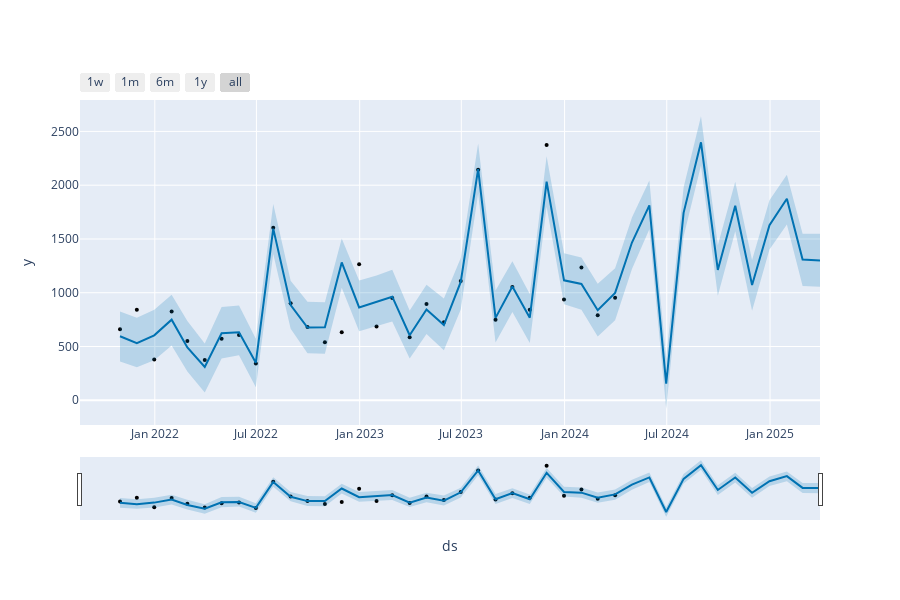

The cell this chart's notebook holds for it:
### Code cell
# Interactive plot
# For monthly data, 1month and 1week, components in general not available
from prophet.plot import plot_plotly, plot_components_plotly
plot_plotly(model, forecast)
